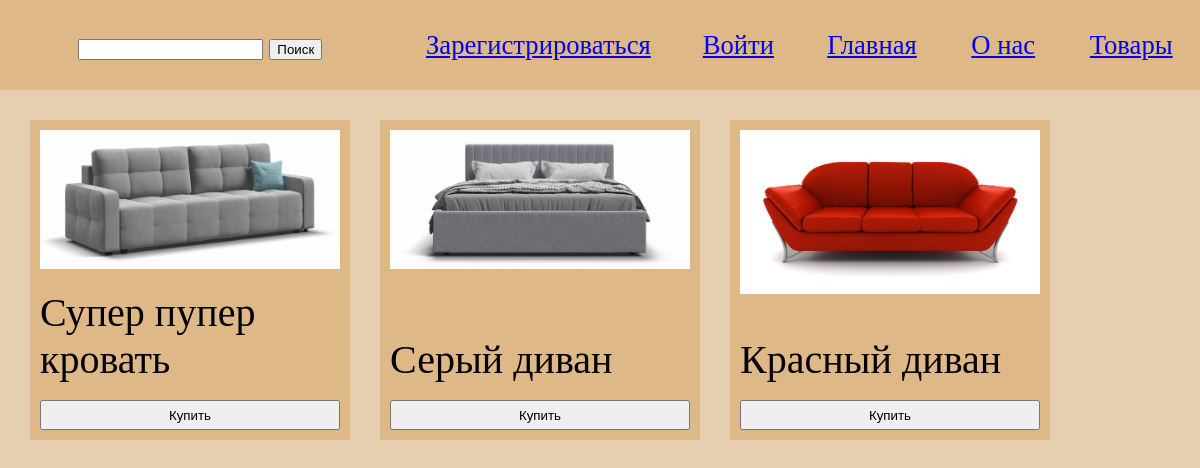
The app's page /product/ with its own data.
### furniture/models/furniture.py (models this page shows)
class Furniture(models.Model):
    label = models.CharField(max_length=255)
    image = models.ImageField(upload_to="furniture/%Y/%m/%d")

### furniture/views.py (the view)
# urls.py: path('product/', get_products, name='products'),
def get_products(request):
    products = Furniture.objects.all()
    return render(request, 'products.html', context={
        'products': products,
    })

### templates/products.html (shortened to what this page needs)
{% extends "base.html" %}
{% block content %}
<main>
    <div class="products">
        {% for i in products %}
        <div class="product">
            <a href="{% url 'product_detail' i.id %}">
                <img src="{{ i.image.url }}" alt="">
            </a>
            <div class="description">
                <div>{{ i.label }}</div>
                <button>Купить</button>
            </div>
        </div>
        {% endfor %}
    </div>
</main>
{% endblock %}

### static/style/style.css (style rules this page uses)
body { margin: 0; padding: 0; }
main { position: absolute; top: 90px; left: 0; width: 100%; height: 100%; }

### templates/products.html (style rules this page uses)
main { background-color: rgb(230, 206, 176); }
.products { margin: 30px; display: flex; flex-wrap: wrap; flex-direction: row; gap: 30px; }
.product { display: flex; flex-direction: column; justify-content: space-between; width: 300px; height: 300px; padding: 10px; background-color: burlywood; }
.product>a>img { width: 100%; }
.description { width: 100%; font-size: 30pt }
.description>button { width: 100%; height: 30px; }

### records on screen
Furniture: image (picture), label "Супер пупер кровать"
Furniture: image (picture), label "Серый диван"
Furniture: image (picture), label "Красный диван"
